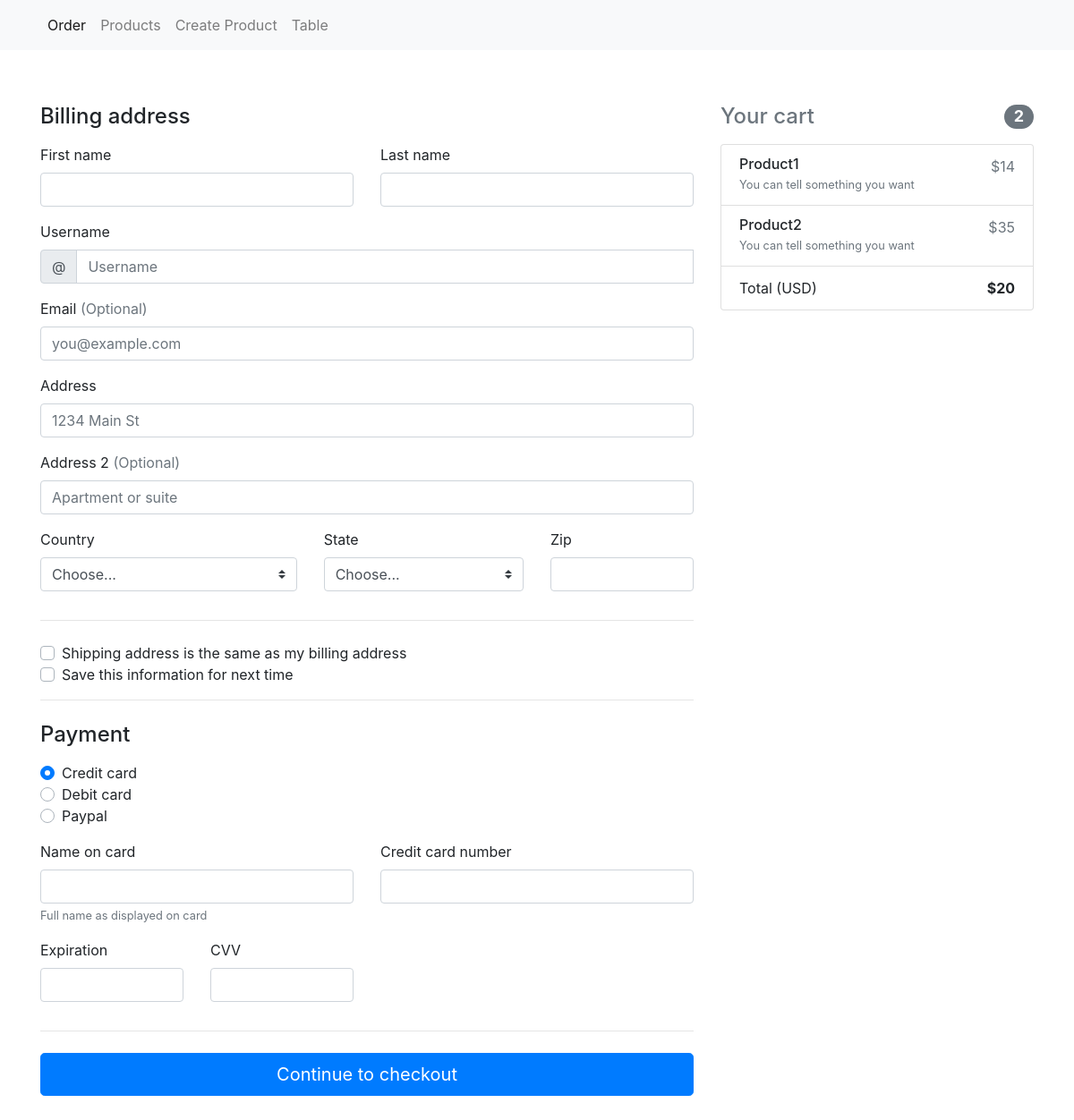
The page / on the database its author committed.
### app.py (models this page shows)
class Product(db.Model):
    id = db.Column(db.Integer, primary_key = True)
    name = db.Column(db.String(15), nullable = False)
    short_desc = db.Column(db.String(60), nullable = False)
    price = db.Column(db.Integer, nullable = False)
    image = db.Column(db.String(100))
    date = db.Column(db.String(100))

### app.py (the view, shortened to what this page needs)
@app.route("/", methods = ["GET", "POST"])
def index():
    products = Product.query.all()
    total= len(products)
    return render_template("index.html", products=products, total=total)

### templates/index.html (shortened to what this page needs)
{% extends "layout.html" %}
{% block content %}
<div class="row">
    <div class="col-md-4 order-md-2 mb-4">
      <h4 class="d-flex justify-content-between align-items-center mb-3">
        <span class="text-muted">Your cart</span>
        <span class="badge badge-secondary badge-pill">{{ total }}</span>
      </h4>
      <ul class="list-group mb-3">
        {% for product in products %}
          <li class="list-group-item d-flex justify-content-between lh-condensed">
            <div>
              <h6 class="my-0">{{ product.name }}</h6>
              <small class="text-muted">{{ product.short_desc }}</small>
            </div>
            <span class="text-muted">${{ product.price }}</span>
          </li>
        {% endfor %}
        <li class="list-group-item d-flex justify-content-between">
          <span>Total (USD)</span>
          <strong>$20</strong>
        </li>
      </ul>
    </div>
    <div class="col-md-8 order-md-1">
      <h4 class="mb-3">Billing address</h4>
      <form action="/" method="POST" class="needs-validation" novalidate="">
        <div class="row">
          <div class="col-md-6 mb-3">
            <label for="firstName">First name</label>
            <input type="text" class="form-control" id="firstName" name="fname">
          </div>
          <div class="col-md-6 mb-3">
            <label for="lastName">Last name</label>
            <input type="text" class="form-control" id="lastName" name="lname">
          </div>
        </div>
        <div class="mb-3">
          <label for="username">Username</label>
          <div class="input-group">
            <div class="input-group-prepend">
              <span class="input-group-text">@</span>
            </div>
            <input type="text" class="form-control" id="username" placeholder="Username" name="username">
          </div>
        </div>
        <div class="mb-3">
          <label for="email">Email <span class="text-muted">(Optional)</span></label>
          <input type="email" class="form-control" id="email" placeholder="you@example.com" name="email">
        </div>
        <div class="mb-3">
          <label for="address">Address</label>
          <input type="text" class="form-control" id="address" placeholder="1234 Main St" name="address">
        </div>
        <div class="mb-3">
          <label for="address2">Address 2 <span class="text-muted">(Optional)</span></label>
          <input type="text" class="form-control" id="address2" placeholder="Apartment or suite" name="address2">
        </div>
        <div class="row">
          <div class="col-md-5 mb-3">
            <label for="country">Country</label>
            <select class="custom-select d-block w-100" id="country" name="country">
              <option value="">Choose...</option>
            </select>
          </div>
          <div class="col-md-4 mb-3">
            <label for="state">State</label>
            <select class="custom-select d-block w-100" id="state" name="state">
              <option value="">Choose...</option>
            </select>
          </div>
          <div class="col-md-3 mb-3">
            <label for="zip">Zip</label>
            <input type="text" class="form-control" id="zip" name="zip">
          </div>
        </div>
        <hr class="mb-4">
        <div class="custom-control custom-checkbox">
          <label class="custom-control-label" for="same-address">Shipping address is the same as my billing address</label>
        </div>
        <div class="custom-control custom-checkbox">
          <label class="custom-control-label" for="save-info">Save this information for next time</label>
        </div>
        <hr class="mb-4">
        <h4 class="mb-3">Payment</h4>
        <div class="d-block my-3">
          <div class="custom-control custom-radio">
            <label class="custom-control-label" for="credit">Credit card</label>
          </div>
          <div class="custom-control custom-radio">
            <label class="custom-control-label" for="debit">Debit card</label>
          </div>
          <div class="custom-control custom-radio">
            <label class="custom-control-label" for="paypal">Paypal</label>
          </div>
        </div>
        <div class="row">
          <div class="col-md-6 mb-3">
            <label for="cc-name">Name on card</label>
            <input type="text" class="form-control" id="cc-name" name="name_on_card">
            <small class="text-muted">Full name as displayed on card</small>
          </div>
          <div class="col-md-6 mb-3">
            <label for="cc-number">Credit card number</label>
            <input type="text" class="form-control" id="cc-number" name="card_number">
          </div>
        </div>
        <div class="row">
          <div class="col-md-3 mb-3">
            <label for="cc-expiration">Expiration</label>
            <input type="text" class="form-control" id="cc-expiration" name="expiration">
          </div>
          <div class="col-md-3 mb-3">
            <label for="cc-expiration">CVV</label>
            <input type="text" class="form-control" id="cc-cvv" name="cvv">
          </div>
        </div>
        <hr class="mb-4">
        <button class="btn btn-primary btn-lg btn-block" type="submit">Continue to checkout</button>
      </form>
    </div>
  </div>
{% endblock %}

### rows shown on the page
Product: name "Product1", short_desc "You can tell something you want", price "14"
Product: name "Product2", short_desc "You can tell something you want", price "35"

### other values the page prints
{{ total }} "2"
